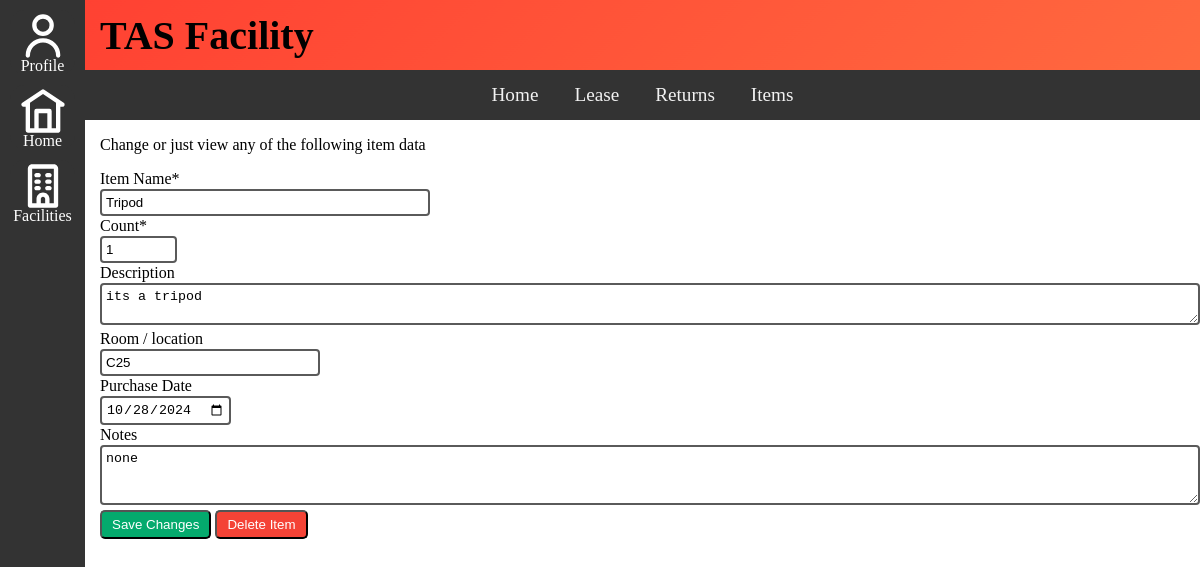
The app's page /facility/TAS/item/1, older data.
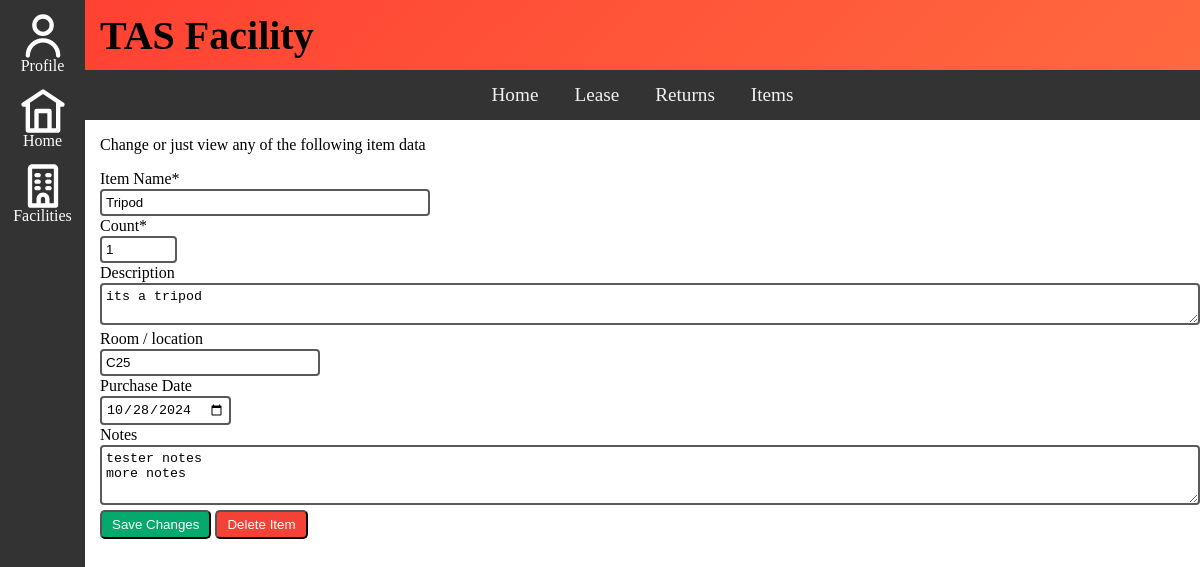
The same page, newer data.
### tables this page shows
CREATE TABLE Items(
itemID INTEGER PRIMARY KEY AUTOINCREMENT,
item_facID INTEGER,
itemName TEXT NOT NULL,
itemDescription TEXT NOT NULL,
itemCount INTEGER,
itemLocation TEXT NOT NULL,
itemPurchaseDate TEXT NOT NULL,
itemNotes TEXT NOT NULL
);

### main.py (the view, shortened to what this page needs)
@app.route("/facility/<facName>/item/<itemID>", methods=["GET", "POST"])
def item(facName, itemID):
    itemData =DB_Acess.GetItemByID(itemID)
    return render_template("individual_item.html", facname=facName, itemid=itemID , item=itemData)

### DB_Acess.py (called while the page is built)
def GetDB():
    BASE_DIR = os.path.dirname(os.path.abspath(__file__))
    DB_PATH = os.path.join(BASE_DIR, "database", "EquipmentTracker.db")
    db = sqlite3.connect(DB_PATH)
    db.row_factory = sqlite3.Row
    return db

def GetItemByID(itemID):
    db = GetDB()
    item = db.execute("""SELECT itemID, itemName, itemDescription, itemCount, itemLocation, itemPurchaseDate, itemNotes, item_facID
                        FROM Items
                        WHERE itemID = ?""", (itemID,)).fetchone()
    db.close()
    if item:
        return dict(item)
    else:
        return None

### Templates/individual_item.html
{% extends "base-facility.html" %}
{% block facility_content %}
<div class="shift_text_content">
    <p>Change or just view any of the following item data</p>
    <form action="/facility/{{ facname }}/item/{{ itemid }}" method="POST">
        <label>Item Name*</label><br>
        <input class="addnewinput" style="width: 30%;" type="text" name="itemName" value="{{ item['itemName'] }}" required><br>
        <label>Count*</label><br>
        <input class="addnewinput" style="width: 7%;" type="number" name="itemCount" min="1" value="{{ item['itemCount'] }}" required><br>
        <label>Description</label><br>
        <textarea class="addnewinput" name="itemDescription">{{ item['itemDescription'] }}</textarea><br>
        <label>Room / location</label><br>
        <input class="addnewinput" style="width: 20%;" type="text" name="itemLocation" value="{{ item['itemLocation'] }}"><br>
        <label>Purchase Date</label><br>
        <input class="addnewinput" style="width: auto;" type="date" name="itemPurchaseDate" value="{{ item['itemPurchaseDate'] }}"></input><br>
        <label>Notes</label><br>
        <textarea class="addnewinput" style="height: 60px;" name="itemNotes">{{ item['itemNotes'] }}</textarea><br>
        <button class="submitbutton" type="submit" name="action" value="save">Save Changes</button>
        <button class="deletebutton" type="submit" name="action" value="delete" onclick="return confirm('Are you sure you want to delete this item? This action cannot be undone.');">Delete Item</button>
    </form>
</div>
{% endblock %}

Row changes from the older to the newer data that the page shows:
changed Items "Tripod": itemNotes "none" → "tester notes more notes"
